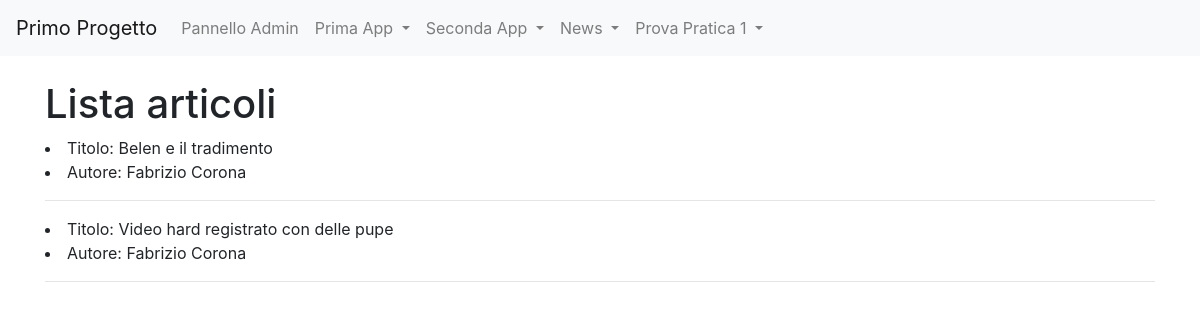
/news/lista_articoli/7, run on the app's committed database.
### news/models.py (models this page shows, shortened)
class Articolo(models.Model):
    titolo = models.CharField(max_length=100)
    contenuto = models.TextField()
    giornalista = models.ForeignKey(Giornalista, on_delete = models.CASCADE, related_name="articoli")
    data = models.DateField(auto_now = True, blank = True)
    visualizzazioni = models.IntegerField(default = 0, blank = True)
    class Meta:
        verbose_name = "articolo"
        verbose_name_plural = "articoli"

class Giornalista(models.Model):
    nome = models.CharField(max_length=20)
    cognome = models.CharField(max_length=20)
    anno_di_nascita = models.DateField(blank = True)
    def __str__(self):
        return self.nome + " " + self.cognome
    class Meta:
        verbose_name = "Giornalista"
        verbose_name_plural = "Giornalisti"

### news/views.py (the view)
# urls.py: path('lista_articoli/<int:pk>', lista_articoli, name = 'lista_articoli'),
def lista_articoli(request, pk):
    if pk < 1:
        articoli = Articolo.objects.all()
    else:
        articoli = Articolo.objects.filter(giornalista_id = pk)
    context = {
        'articoli' : articoli,
    }
    return render(request, 'lista_articoli.html', context)

### news/templates/lista_articoli.html (shortened to what this page needs)
{% extends "base.html" %}
{% block content %}
    {% if pk %}
        <h1>Articoli di {{ articoli.0.giornalista}} </h1>
        {% for articolo in articoli %}
            <li>Titolo: {{ articolo.titolo }}</li>
            <hr>
        {% endfor %}
    {% else %}
        <h1>Lista articoli</h1>
        {% for articolo in articoli %}
            <li>Titolo: {{ articolo.titolo }}</li>
            <li>Autore: {{ articolo.giornalista }}</li>
            <hr>
        {% endfor %}
    {% endif %}
{% endblock content %}

### data on the page
Articolo: titolo "Belen e il tradimento", giornalista "Fabrizio Corona"
Articolo: titolo "Video hard registrato con delle pupe", giornalista "Fabrizio Corona"
